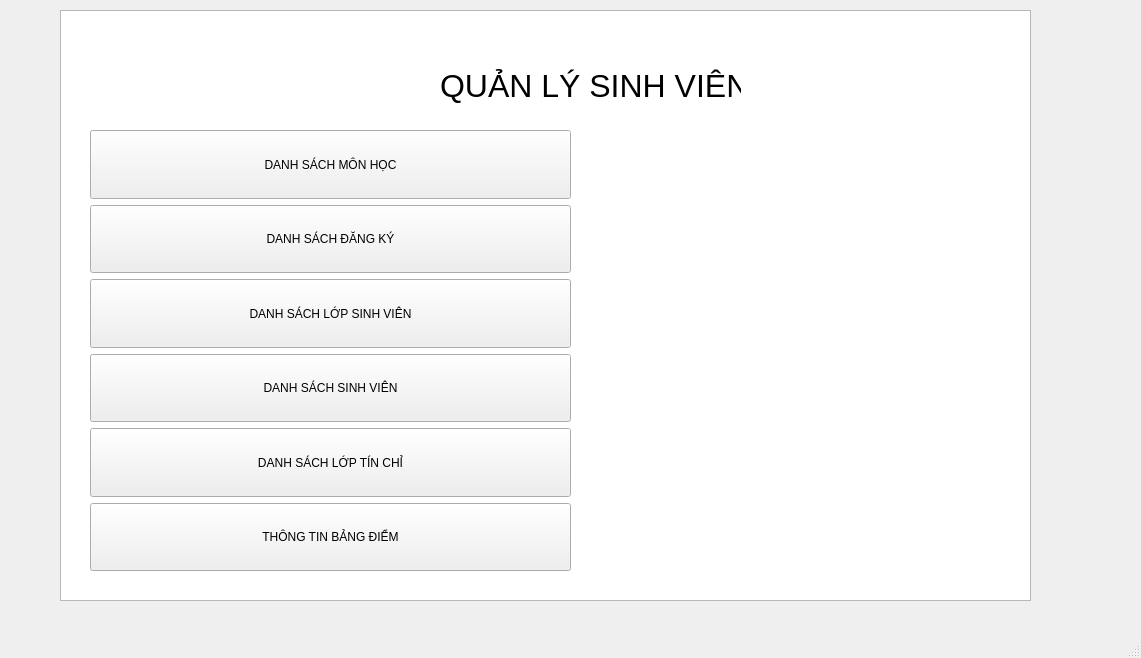
<?xml version="1.0" encoding="UTF-8"?>
<ui version="4.0">
 <class>MainWindow</class>
 <widget class="QMainWindow" name="MainWindow">
  <property name="geometry">
   <rect>
    <x>0</x>
    <y>0</y>
    <width>1141</width>
    <height>658</height>
   </rect>
  </property>
  <property name="windowTitle">
   <string>MainWindow</string>
  </property>
  <widget class="QWidget" name="centralwidget">
   <widget class="QWidget" name="gridLayoutWidget">
    <property name="geometry">
     <rect>
      <x>90</x>
      <y>130</y>
      <width>481</width>
      <height>441</height>
     </rect>
    </property>
    <layout class="QGridLayout" name="gridLayout">
     <item row="3" column="1">
      <widget class="QPushButton" name="DSsinhvien_Button">
       <property name="sizePolicy">
        <sizepolicy hsizetype="Expanding" vsizetype="Expanding">
         <horstretch>0</horstretch>
         <verstretch>0</verstretch>
        </sizepolicy>
       </property>
       <property name="text">
        <string>DANH SÁCH SINH VIÊN</string>
       </property>
      </widget>
     </item>
     <item row="0" column="1">
      <widget class="QPushButton" name="DSmonhoc_Button">
       <property name="sizePolicy">
        <sizepolicy hsizetype="Expanding" vsizetype="Expanding">
         <horstretch>0</horstretch>
         <verstretch>0</verstretch>
        </sizepolicy>
       </property>
       <property name="text">
        <string>DANH SÁCH MÔN HỌC</string>
       </property>
      </widget>
     </item>
     <item row="4" column="1">
      <widget class="QPushButton" name="DSloptinchi_Button">
       <property name="sizePolicy">
        <sizepolicy hsizetype="Expanding" vsizetype="Expanding">
         <horstretch>0</horstretch>
         <verstretch>0</verstretch>
        </sizepolicy>
       </property>
       <property name="text">
        <string>DANH SÁCH LỚP TÍN CHỈ</string>
       </property>
      </widget>
     </item>
     <item row="2" column="1">
      <widget class="QPushButton" name="DSlop_Button">
       <property name="sizePolicy">
        <sizepolicy hsizetype="Expanding" vsizetype="Expanding">
         <horstretch>0</horstretch>
         <verstretch>0</verstretch>
        </sizepolicy>
       </property>
       <property name="text">
        <string>DANH SÁCH LỚP SINH VIÊN</string>
       </property>
      </widget>
     </item>
     <item row="1" column="1">
      <widget class="QPushButton" name="DSdangky_Button">
       <property name="sizePolicy">
        <sizepolicy hsizetype="Expanding" vsizetype="Expanding">
         <horstretch>0</horstretch>
         <verstretch>0</verstretch>
        </sizepolicy>
       </property>
       <property name="text">
        <string>DANH SÁCH ĐĂNG KÝ</string>
       </property>
      </widget>
     </item>
     <item row="5" column="1">
      <widget class="QPushButton" name="DiemInfor_Button">
       <property name="sizePolicy">
        <sizepolicy hsizetype="Expanding" vsizetype="Expanding">
         <horstretch>0</horstretch>
         <verstretch>0</verstretch>
        </sizepolicy>
       </property>
       <property name="text">
        <string>THÔNG TIN BẢNG ĐIỂM</string>
       </property>
      </widget>
     </item>
    </layout>
   </widget>
   <widget class="QLabel" name="label">
    <property name="geometry">
     <rect>
      <x>440</x>
      <y>60</y>
      <width>301</width>
      <height>51</height>
     </rect>
    </property>
    <property name="font">
     <font>
      <pointsize>24</pointsize>
     </font>
    </property>
    <property name="text">
     <string>QUẢN LÝ SINH VIÊN</string>
    </property>
   </widget>
   <widget class="QGraphicsView" name="graphicsView">
    <property name="geometry">
     <rect>
      <x>60</x>
      <y>10</y>
      <width>971</width>
      <height>591</height>
     </rect>
    </property>
   </widget>
   <zorder>graphicsView</zorder>
   <zorder>gridLayoutWidget</zorder>
   <zorder>label</zorder>
  </widget>
  <widget class="QMenuBar" name="menubar">
   <property name="geometry">
    <rect>
     <x>0</x>
     <y>0</y>
     <width>1141</width>
     <height>25</height>
    </rect>
   </property>
  </widget>
  <widget class="QStatusBar" name="statusbar"/>
 </widget>
 <resources/>
 <connections/>
</ui>
